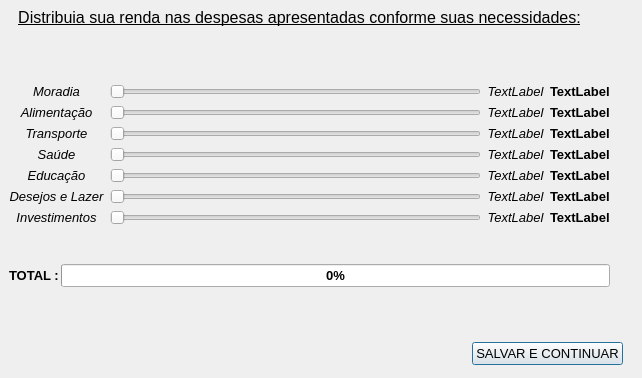
<?xml version="1.0" encoding="UTF-8"?>
<ui version="4.0">
 <class>JanelaCriarEstrategia</class>
 <widget class="QDialog" name="JanelaCriarEstrategia">
  <property name="geometry">
   <rect>
    <x>0</x>
    <y>0</y>
    <width>642</width>
    <height>378</height>
   </rect>
  </property>
  <property name="windowTitle">
   <string>Crie Sua Estratégia Personalizada</string>
  </property>
  <widget class="QLabel" name="label_4">
   <property name="geometry">
    <rect>
     <x>9</x>
     <y>9</y>
     <width>581</width>
     <height>17</height>
    </rect>
   </property>
   <property name="font">
    <font>
     <pointsize>12</pointsize>
     <underline>true</underline>
    </font>
   </property>
   <property name="text">
    <string>Distribuia sua renda nas despesas apresentadas conforme suas necessidades:</string>
   </property>
   <property name="alignment">
    <set>Qt::AlignCenter</set>
   </property>
  </widget>
  <widget class="QWidget" name="layoutWidget">
   <property name="geometry">
    <rect>
     <x>9</x>
     <y>51</y>
     <width>601</width>
     <height>271</height>
    </rect>
   </property>
   <layout class="QVBoxLayout" name="verticalLayout">
    <item>
     <layout class="QGridLayout" name="gridLayout" columnstretch="0,1,0,0" columnminimumwidth="0,1,0,0">
      <property name="sizeConstraint">
       <enum>QLayout::SetFixedSize</enum>
      </property>
      <item row="6" column="0">
       <widget class="QLabel" name="label_9">
        <property name="font">
         <font>
          <pointsize>10</pointsize>
          <italic>true</italic>
          <bold>false</bold>
          <underline>false</underline>
         </font>
        </property>
        <property name="layoutDirection">
         <enum>Qt::LeftToRight</enum>
        </property>
        <property name="text">
         <string>Investimentos</string>
        </property>
        <property name="alignment">
         <set>Qt::AlignCenter</set>
        </property>
       </widget>
      </item>
      <item row="3" column="2">
       <widget class="QLabel" name="valor_saude">
        <property name="font">
         <font>
          <pointsize>10</pointsize>
          <italic>true</italic>
         </font>
        </property>
        <property name="text">
         <string>TextLabel</string>
        </property>
        <property name="alignment">
         <set>Qt::AlignCenter</set>
        </property>
       </widget>
      </item>
      <item row="1" column="1">
       <widget class="QSlider" name="slider_alimentacao">
        <property name="maximum">
         <number>100</number>
        </property>
        <property name="sliderPosition">
         <number>0</number>
        </property>
        <property name="orientation">
         <enum>Qt::Horizontal</enum>
        </property>
        <property name="invertedAppearance">
         <bool>false</bool>
        </property>
        <property name="invertedControls">
         <bool>false</bool>
        </property>
       </widget>
      </item>
      <item row="3" column="0">
       <widget class="QLabel" name="label_6">
        <property name="font">
         <font>
          <pointsize>10</pointsize>
          <italic>true</italic>
          <bold>false</bold>
          <underline>false</underline>
         </font>
        </property>
        <property name="text">
         <string>Saúde</string>
        </property>
        <property name="alignment">
         <set>Qt::AlignCenter</set>
        </property>
       </widget>
      </item>
      <item row="3" column="1">
       <widget class="QSlider" name="slider_saude">
        <property name="maximum">
         <number>100</number>
        </property>
        <property name="sliderPosition">
         <number>0</number>
        </property>
        <property name="orientation">
         <enum>Qt::Horizontal</enum>
        </property>
        <property name="invertedAppearance">
         <bool>false</bool>
        </property>
        <property name="invertedControls">
         <bool>false</bool>
        </property>
       </widget>
      </item>
      <item row="0" column="0">
       <widget class="QLabel" name="label">
        <property name="font">
         <font>
          <pointsize>10</pointsize>
          <italic>true</italic>
          <bold>false</bold>
          <underline>false</underline>
         </font>
        </property>
        <property name="text">
         <string>Moradia</string>
        </property>
        <property name="alignment">
         <set>Qt::AlignCenter</set>
        </property>
       </widget>
      </item>
      <item row="0" column="1">
       <widget class="QSlider" name="slider_moradia">
        <property name="maximum">
         <number>100</number>
        </property>
        <property name="sliderPosition">
         <number>0</number>
        </property>
        <property name="orientation">
         <enum>Qt::Horizontal</enum>
        </property>
        <property name="invertedAppearance">
         <bool>false</bool>
        </property>
        <property name="invertedControls">
         <bool>false</bool>
        </property>
       </widget>
      </item>
      <item row="6" column="2">
       <widget class="QLabel" name="valor_sobra">
        <property name="font">
         <font>
          <pointsize>10</pointsize>
          <italic>true</italic>
         </font>
        </property>
        <property name="text">
         <string>TextLabel</string>
        </property>
        <property name="alignment">
         <set>Qt::AlignCenter</set>
        </property>
       </widget>
      </item>
      <item row="4" column="1">
       <widget class="QSlider" name="slider_educacao">
        <property name="maximum">
         <number>100</number>
        </property>
        <property name="sliderPosition">
         <number>0</number>
        </property>
        <property name="orientation">
         <enum>Qt::Horizontal</enum>
        </property>
        <property name="invertedAppearance">
         <bool>false</bool>
        </property>
        <property name="invertedControls">
         <bool>false</bool>
        </property>
       </widget>
      </item>
      <item row="4" column="0">
       <widget class="QLabel" name="label_7">
        <property name="font">
         <font>
          <pointsize>10</pointsize>
          <italic>true</italic>
          <bold>false</bold>
          <underline>false</underline>
         </font>
        </property>
        <property name="text">
         <string>Educação</string>
        </property>
        <property name="alignment">
         <set>Qt::AlignCenter</set>
        </property>
       </widget>
      </item>
      <item row="2" column="2">
       <widget class="QLabel" name="valor_transporte">
        <property name="font">
         <font>
          <pointsize>10</pointsize>
          <italic>true</italic>
         </font>
        </property>
        <property name="text">
         <string>TextLabel</string>
        </property>
        <property name="alignment">
         <set>Qt::AlignCenter</set>
        </property>
       </widget>
      </item>
      <item row="1" column="0">
       <widget class="QLabel" name="label_3">
        <property name="font">
         <font>
          <pointsize>10</pointsize>
          <italic>true</italic>
          <bold>false</bold>
          <underline>false</underline>
         </font>
        </property>
        <property name="text">
         <string>Alimentação</string>
        </property>
        <property name="alignment">
         <set>Qt::AlignCenter</set>
        </property>
       </widget>
      </item>
      <item row="5" column="2">
       <widget class="QLabel" name="valor_desejos">
        <property name="font">
         <font>
          <pointsize>10</pointsize>
          <italic>true</italic>
         </font>
        </property>
        <property name="text">
         <string>TextLabel</string>
        </property>
        <property name="alignment">
         <set>Qt::AlignCenter</set>
        </property>
       </widget>
      </item>
      <item row="1" column="2">
       <widget class="QLabel" name="valor_alimentacao">
        <property name="font">
         <font>
          <pointsize>10</pointsize>
          <italic>true</italic>
         </font>
        </property>
        <property name="text">
         <string>TextLabel</string>
        </property>
        <property name="alignment">
         <set>Qt::AlignCenter</set>
        </property>
       </widget>
      </item>
      <item row="2" column="0">
       <widget class="QLabel" name="label_5">
        <property name="font">
         <font>
          <pointsize>10</pointsize>
          <italic>true</italic>
          <bold>false</bold>
          <underline>false</underline>
         </font>
        </property>
        <property name="text">
         <string>Transporte</string>
        </property>
        <property name="alignment">
         <set>Qt::AlignCenter</set>
        </property>
       </widget>
      </item>
      <item row="5" column="1">
       <widget class="QSlider" name="slider_desejos">
        <property name="maximum">
         <number>100</number>
        </property>
        <property name="sliderPosition">
         <number>0</number>
        </property>
        <property name="orientation">
         <enum>Qt::Horizontal</enum>
        </property>
        <property name="invertedAppearance">
         <bool>false</bool>
        </property>
        <property name="invertedControls">
         <bool>false</bool>
        </property>
       </widget>
      </item>
      <item row="0" column="2">
       <widget class="QLabel" name="valor_moradia">
        <property name="font">
         <font>
          <pointsize>10</pointsize>
          <italic>true</italic>
         </font>
        </property>
        <property name="text">
         <string>TextLabel</string>
        </property>
        <property name="alignment">
         <set>Qt::AlignCenter</set>
        </property>
       </widget>
      </item>
      <item row="4" column="2">
       <widget class="QLabel" name="valor_educacao">
        <property name="font">
         <font>
          <pointsize>10</pointsize>
          <italic>true</italic>
         </font>
        </property>
        <property name="text">
         <string>TextLabel</string>
        </property>
        <property name="alignment">
         <set>Qt::AlignCenter</set>
        </property>
       </widget>
      </item>
      <item row="6" column="1">
       <widget class="QSlider" name="slider_sobra">
        <property name="maximum">
         <number>100</number>
        </property>
        <property name="sliderPosition">
         <number>0</number>
        </property>
        <property name="orientation">
         <enum>Qt::Horizontal</enum>
        </property>
        <property name="invertedAppearance">
         <bool>false</bool>
        </property>
        <property name="invertedControls">
         <bool>false</bool>
        </property>
       </widget>
      </item>
      <item row="2" column="1">
       <widget class="QSlider" name="slider_transporte">
        <property name="maximum">
         <number>100</number>
        </property>
        <property name="sliderPosition">
         <number>0</number>
        </property>
        <property name="orientation">
         <enum>Qt::Horizontal</enum>
        </property>
        <property name="invertedAppearance">
         <bool>false</bool>
        </property>
        <property name="invertedControls">
         <bool>false</bool>
        </property>
       </widget>
      </item>
      <item row="5" column="0">
       <widget class="QLabel" name="label_8">
        <property name="font">
         <font>
          <pointsize>10</pointsize>
          <italic>true</italic>
          <bold>false</bold>
          <underline>false</underline>
         </font>
        </property>
        <property name="text">
         <string>Desejos e Lazer</string>
        </property>
        <property name="alignment">
         <set>Qt::AlignCenter</set>
        </property>
       </widget>
      </item>
      <item row="0" column="3">
       <widget class="QLabel" name="valor_reais_moradia">
        <property name="font">
         <font>
          <pointsize>10</pointsize>
          <bold>true</bold>
         </font>
        </property>
        <property name="text">
         <string>TextLabel</string>
        </property>
       </widget>
      </item>
      <item row="1" column="3">
       <widget class="QLabel" name="valor_reais_alimentacao">
        <property name="font">
         <font>
          <pointsize>10</pointsize>
          <bold>true</bold>
         </font>
        </property>
        <property name="text">
         <string>TextLabel</string>
        </property>
       </widget>
      </item>
      <item row="2" column="3">
       <widget class="QLabel" name="valor_reais_transporte">
        <property name="font">
         <font>
          <pointsize>10</pointsize>
          <bold>true</bold>
         </font>
        </property>
        <property name="text">
         <string>TextLabel</string>
        </property>
       </widget>
      </item>
      <item row="3" column="3">
       <widget class="QLabel" name="valor_reais_saude">
        <property name="font">
         <font>
          <pointsize>10</pointsize>
          <bold>true</bold>
         </font>
        </property>
        <property name="text">
         <string>TextLabel</string>
        </property>
       </widget>
      </item>
      <item row="4" column="3">
       <widget class="QLabel" name="valor_reais_educacao">
        <property name="font">
         <font>
          <pointsize>10</pointsize>
          <bold>true</bold>
         </font>
        </property>
        <property name="text">
         <string>TextLabel</string>
        </property>
       </widget>
      </item>
      <item row="5" column="3">
       <widget class="QLabel" name="valor_reais_desejos">
        <property name="font">
         <font>
          <pointsize>10</pointsize>
          <bold>true</bold>
         </font>
        </property>
        <property name="text">
         <string>TextLabel</string>
        </property>
       </widget>
      </item>
      <item row="6" column="3">
       <widget class="QLabel" name="valor_reais_sobra">
        <property name="font">
         <font>
          <pointsize>10</pointsize>
          <bold>true</bold>
         </font>
        </property>
        <property name="text">
         <string>TextLabel</string>
        </property>
       </widget>
      </item>
     </layout>
    </item>
    <item>
     <layout class="QHBoxLayout" name="horizontalLayout">
      <property name="spacing">
       <number>2</number>
      </property>
      <property name="sizeConstraint">
       <enum>QLayout::SetMaximumSize</enum>
      </property>
      <item>
       <widget class="QLabel" name="label_2">
        <property name="font">
         <font>
          <pointsize>10</pointsize>
          <bold>true</bold>
         </font>
        </property>
        <property name="text">
         <string>TOTAL :</string>
        </property>
       </widget>
      </item>
      <item>
       <widget class="QProgressBar" name="progressBar_total">
        <property name="font">
         <font>
          <pointsize>10</pointsize>
          <bold>true</bold>
         </font>
        </property>
        <property name="value">
         <number>0</number>
        </property>
       </widget>
      </item>
     </layout>
    </item>
   </layout>
  </widget>
  <widget class="QWidget" name="layoutWidget">
   <property name="geometry">
    <rect>
     <x>430</x>
     <y>340</y>
     <width>193</width>
     <height>27</height>
    </rect>
   </property>
   <layout class="QHBoxLayout" name="horizontalLayout_2">
    <item>
     <spacer name="horizontalSpacer">
      <property name="orientation">
       <enum>Qt::Horizontal</enum>
      </property>
      <property name="sizeHint" stdset="0">
       <size>
        <width>40</width>
        <height>20</height>
       </size>
      </property>
     </spacer>
    </item>
    <item>
     <widget class="QPushButton" name="bnt_salvar_personalizada">
      <property name="font">
       <font>
        <pointsize>10</pointsize>
       </font>
      </property>
      <property name="text">
       <string>SALVAR E CONTINUAR</string>
      </property>
     </widget>
    </item>
   </layout>
  </widget>
 </widget>
 <resources/>
 <connections/>
</ui>
